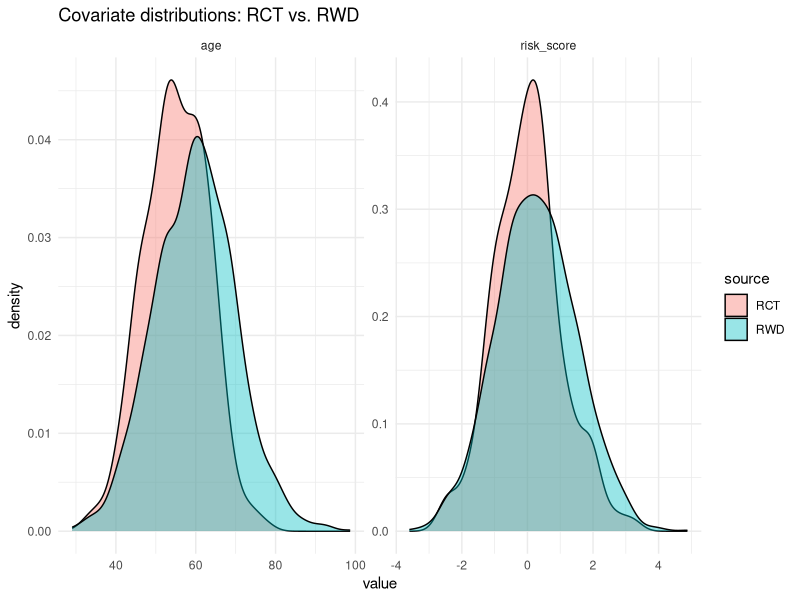
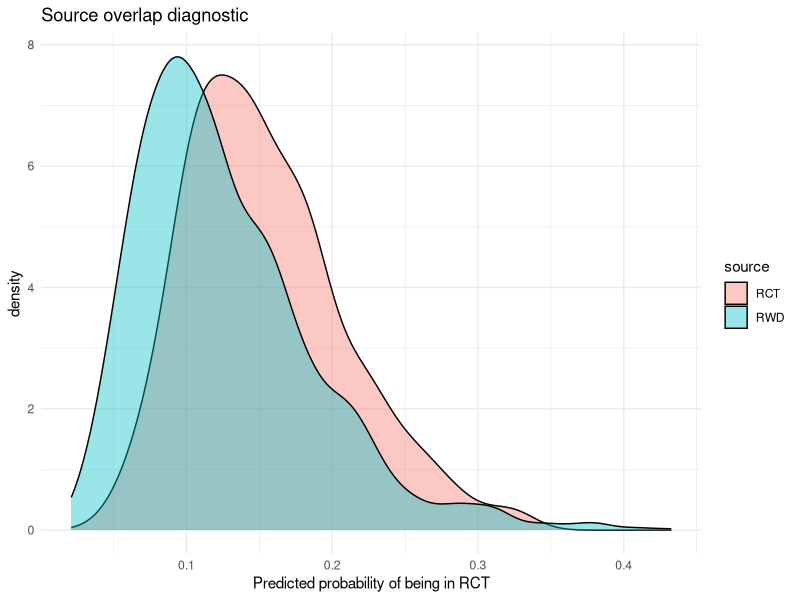

Write R code to recreate these figures, in order.
## ---- chunk 1
library(tidyverse)
set.seed(2025)

# RCT: 300 patients, randomized 1:1
n_rct <- 300
rct <- tibble(
  source = "RCT",
  age = rnorm(n_rct, 55, 8),
  risk_score = rnorm(n_rct, 0, 1),
  A = rbinom(n_rct, 1, 0.5),  # randomized
  Y = rbinom(n_rct, 1, plogis(-2 + 0.4 * A + 0.05 * age + 0.3 * risk_score))
)

# RWD: 2000 patients, treatment is confounded
n_rwd <- 2000
rwd <- tibble(
  source = "RWD",
  age = rnorm(n_rwd, 60, 10),  # older population
  risk_score = rnorm(n_rwd, 0.3, 1.2),  # sicker
  A = rbinom(n_rwd, 1, plogis(-0.5 + 0.03 * age + 0.4 * risk_score)),
  Y = rbinom(n_rwd, 1, plogis(-2 + 0.4 * A + 0.05 * age + 0.3 * risk_score))
)

combined <- bind_rows(rct, rwd)
## ---- chunk 2
combined %>%
  pivot_longer(cols = c(age, risk_score), names_to = "variable") %>%
  ggplot(aes(x = value, fill = source)) +
  geom_density(alpha = 0.4) +
  facet_wrap(~variable, scales = "free") +
  labs(title = "Covariate distributions: RCT vs. RWD") +
  theme_minimal()
## ---- chunk 3
# 1. RCT-only analysis (simple difference in means)
rct_ate <- mean(rct$Y[rct$A == 1]) - mean(rct$Y[rct$A == 0])

# 2. RWD-only adjusted analysis (g-computation)
rwd_mod <- glm(Y ~ A + age + risk_score, family = binomial, data = rwd)
rwd_p1 <- predict(rwd_mod, newdata = mutate(rwd, A = 1), type = "response")
rwd_p0 <- predict(rwd_mod, newdata = mutate(rwd, A = 0), type = "response")
rwd_ate <- mean(rwd_p1 - rwd_p0)

# 3. Pooled analysis with source indicator
pool_mod <- glm(Y ~ A + age + risk_score + source, family = binomial, data = combined)
pool_p1 <- predict(pool_mod, newdata = mutate(combined, A = 1), type = "response")
pool_p0 <- predict(pool_mod, newdata = mutate(combined, A = 0), type = "response")
pool_ate <- mean(pool_p1 - pool_p0)

tibble(
  Analysis = c("RCT only", "RWD only (adjusted)", "Pooled (source-adjusted)"),
  ATE = round(c(rct_ate, rwd_ate, pool_ate), 4)
)
## ---- chunk 4
# Check overlap between RCT and RWD using source membership model
source_mod <- glm(as.numeric(source == "RCT") ~ age + risk_score,
                  family = binomial, data = combined)
combined$p_rct <- predict(source_mod, type = "response")

ggplot(combined, aes(x = p_rct, fill = source)) +
  geom_density(alpha = 0.4) +
  labs(x = "Predicted probability of being in RCT",
       title = "Source overlap diagnostic") +
  theme_minimal()
## ---- chunk 5
sessionInfo()
